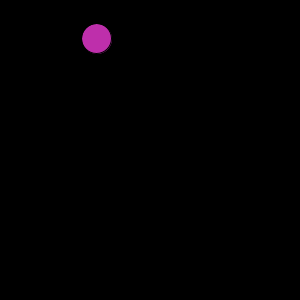
Frame 1 (no input)
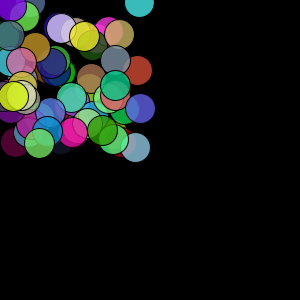
Frame 60 (the mouse pressed at the canvas centre just before this capture)
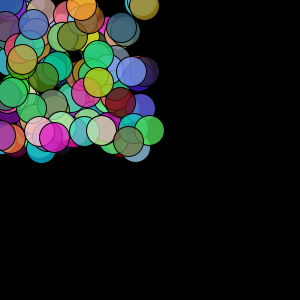
Frame 120 (the mouse held since frame 60 and released just before this capture)

The Processing sketch that drew these frames (run headless with seeded random() and noise(); from frame 60 on, the mouse is pressed at the canvas centre):

// Processing sketch: ex04_11
// ── ex04_11.pde
// 실행 화면의 왼쪽 상단의 사사분면에 랜덤한 색상과 위치에 원을 생성

void setup() {
  size(300, 300);
  background(0);
}

void draw() {
  float x = random(width/2); 
  float y = random(height/2);
  fill(random(255), random(255), random(255), 200);
  ellipse(x, y, 30, 30);
}
